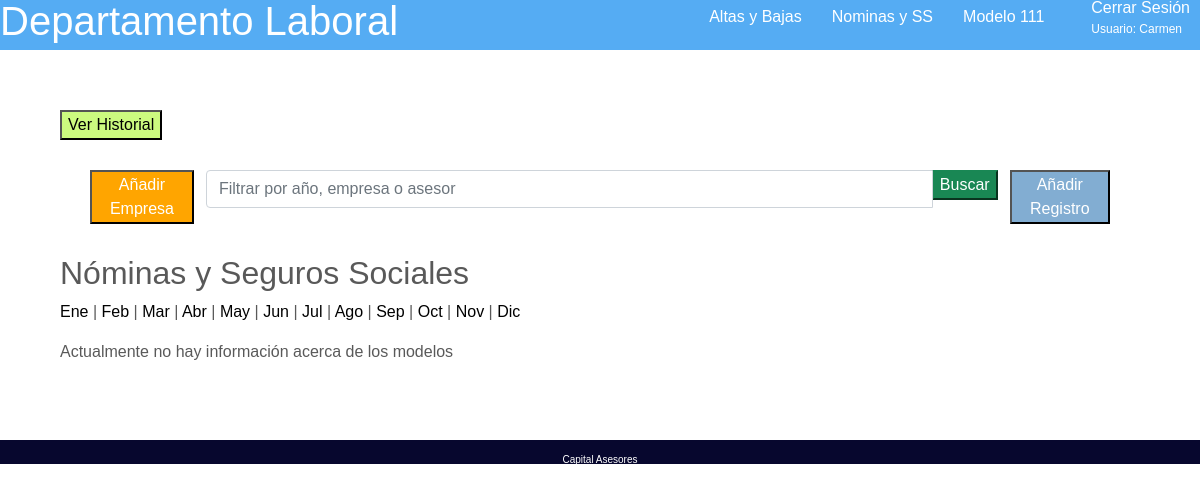
Before: /nominas (signed in) with the older database file.
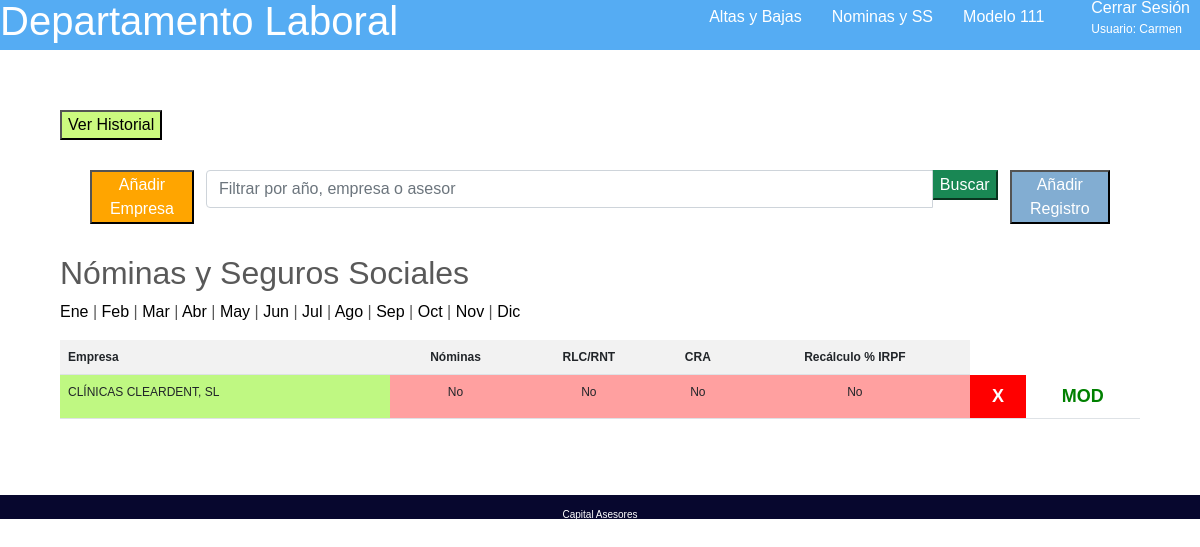
After: the same page with the newer database file.
### nucleo/models.py (models this page shows, shortened)
class nomYSs(models.Model):
    nominas = models.BooleanField(default=False)
    rlcRnt = models.BooleanField(default=False)
    cra = models.BooleanField(default=False)
    class Meses(models.TextChoices):
        Enero = 'Enero'
        Febrero = 'Febrero'
        Marzo = 'Marzo'
        Abril = 'Abril'
        Mayo= 'Mayo'
        Junio = 'junio'
        Julio = 'Julio'
        Agosto = 'Agosto'
        Septiembre = 'Septiembre'
        Octubre = 'Octubre'
        Noviembre = 'Noviembre'
        Diciembre = 'Diciembre'
    mes =  models.CharField(max_length=25, choices=Meses.choices, blank=True, default='Enero')
    recalculo = models.BooleanField(default=False)
    anyo = models.IntegerField(default=2021)
    empresa = models.ForeignKey(Empresa, on_delete=models.CASCADE,related_name="empresaNom")
    fin=models.BooleanField(default=False)
    oculto=models.BooleanField(default=False)
    class Meta:
        ordering = ['mes']

class Empresa(models.Model):
    nombre = models.CharField(max_length=50, unique=True)
    asesor = models.ForeignKey(Asesor, on_delete=models.CASCADE,related_name="asesorEmp")

### nucleo/views.py (the view)
# urls.py: path('nominas',views.Nominas, name="nominas"),
@login_required(login_url='/accounts/login/')
def Nominas(request):
    empresas=Empresa.objects.all()
    nominas= nomYSs.objects.filter(oculto = False)
    queryset = request.GET.get("buscar")
    if queryset:
        nominas = nomYSs.objects.filter(oculto = False).filter(
            Q(anyo__icontains = queryset) |
            Q(empresa__asesor__nombre__icontains = queryset) |
            Q(empresa__nombre__icontains = queryset)
        ).distinct
    emElena= Empresa.objects.filter(asesor = 1).count()
    emMaria= Empresa.objects.filter(asesor = 3).count()
    emCarmen= Empresa.objects.filter(asesor = 2).count()
    emSara= Empresa.objects.filter(asesor = 5).count()
    emJoseLuis= Empresa.objects.filter(asesor = 4).count()
    return render(request, "nucleo/nominas.html", {'empresas':empresas, 'nominas':nominas, 'emElena':emElena, 'emMaria':emMaria, 'emSara':emSara, 'emCarmen':emCarmen, 'emJoseLuis':emJoseLuis})

### nucleo/templates/nucleo/nominas.html (shortened to what this page needs)
{% extends "nucleo/base.html" %}
{% block content %}
<section class="body">
    <article style="align-self:flex-end">
        <a href="{% url 'nominasHistorial'  %}" style="color:black"><button style="background-color:#CCFA7F">Ver Historial</a>
    </article>
      <section style="display:flex; margin: 30px; justify-content: space-around">
    <article>
        <a href="{% url 'createEmpresa'  %}" style="color:white"><button style="background-color:orange">Añadir Empresa</a>
    </article>
    <div class="container">
        <div class="row">
            <div class="col-md-12 search">
                <form method="get">
                    <div id="custom-search-input">
                        <div class="input-group col-md-12">
                            <input type="text" class="form-control" placeholder="Filtrar por año, empresa o asesor" name="buscar">
                            <span clas="input-group-list">
                            <button type="submit" class="boton btn-success">Buscar</button>
                            </span>
                        </div>
                    </div>
                </form>
            </div>
        </div>
    </div>
    <article>
        <a href="{% url 'createnomYSs'  %}" style="color:white"><button style="background-color:#82ADD2">Añadir Registro</a>
    </article>
    </section>
<h2>Nóminas y Seguros Sociales</h2>
<p><a style="color:black" href="{% url 'ene'  %}">Ene</a> | <a style="color:black" href="{% url 'feb'  %}">Feb</a> | <a style="color:black" href="{% url 'mar'  %}">Mar</a> | <a style="color:black" href="{% url 'abr'  %}">Abr</a> | <a style="color:black" href="{% url 'may'  %}">May</a> | <a style="color:black" href="{% url 'jun'  %}">Jun</a> | <a style="color:black" href="{% url 'jul'  %}">Jul</a> | <a style="color:black" href="{% url 'ago'  %}">Ago</a> | <a style="color:black" href="{% url 'sep'  %}">Sep</a> | <a style="color:black" href="{% url 'oct'  %}">Oct</a> | <a style="color:black" href="{% url 'nov'  %}">Nov</a> | <a style="color:black" href="{% url 'dic'  %}">Dic</a></p>
{% if nominas %}
    <table class="table table-striped">
        <tr style="font-size:12px">
         <th>Empresa</th>
         <th style="text-align:center">Nóminas</th>
         <th style="text-align:center">RLC/RNT</th>
         <th style="text-align:center">CRA</th>
         <th style="text-align:center">Recálculo % IRPF</th>
        </tr>
    {% for n in nominas %}
        {% ifequal n.empresa.asesor.nombre 'Elena'  %}
         <tr style="background-color:#BFF882">
         {% endifequal %}
         <td style="font-size:12px">{{n.empresa.nombre}}</td>
         {% if n.nominas %}
         <td style="text-align:center; background-color:#A6FFA0; font-size:12px">Hecho</td>
         {% else %}
         <td style="text-align:center; background-color:#FFA0A0; font-size:12px">No</td>
         {% endif %}
         {% if n.rlcRnt %}
         <td style="text-align:center; background-color:#A6FFA0; font-size:12px">Hecho</td>
         {% else %}
         <td style="text-align:center; background-color:#FFA0A0; font-size:12px">No</td>
         {% endif %}
         {% if n.cra %}
         <td style="text-align:center; background-color:#A6FFA0; font-size:12px">Hecho</td>
         {% else %}
         <td style="text-align:center; background-color:#FFA0A0; font-size:12px">No</td>
         {% endif %}
          {% if n.recalculo %}
         <td style="text-align:center; background-color:#A6FFA0; font-size:12px">Hecho</td>
         {% else %}
         <td style="text-align:center; background-color:#FFA0A0; font-size:12px">No</td>
         {% endif %}
         <td style="font-weight:bold; background-color:red; font-size:18px; text-align:center"><a href="{%url 'deletenomYSs' n.pk %}" style="color:white; backgorund-color:red">X</a></td>
         <td style="font-weight:bold; background-color:white; font-size:18px; text-align:center"><a href="{%url 'updatenomYSs' n.pk %}" style="color:green">MOD</a></td>
        </tr>
    {% endfor %}
    </table>
{% else %}
    <p>Actualmente no hay información acerca de los modelos</p>
    {% endif %}
</section>
{% endblock %}

Changed rows visible on the page:
added nomYSs: empresa.nombre "CLÍNICAS CLEARDENT, SL", nominas "No", rlcRnt "No", cra "No", recalculo "No"
Other visible differences:
text no longer shown: "Actualmente no hay información acerca de los modelos"
text now shown: "Empresa Nóminas RLC/RNT CRA Recálculo % IRPF"
